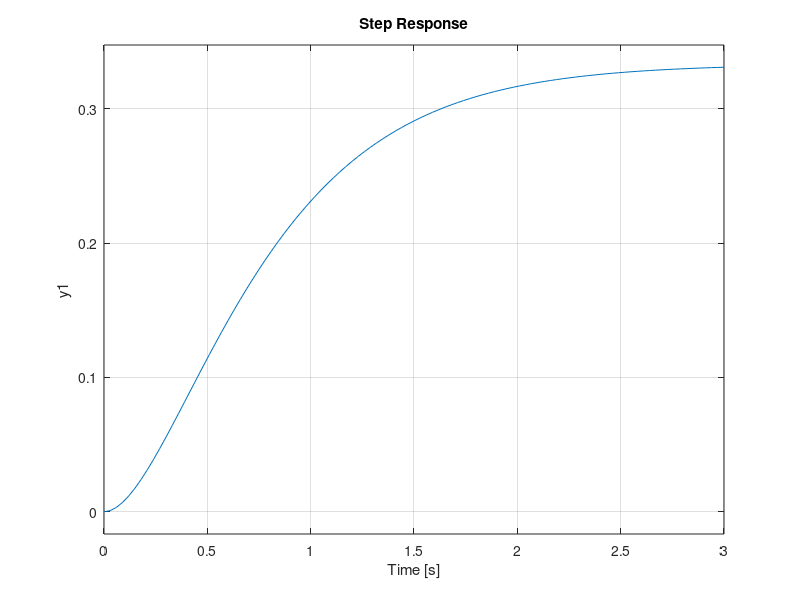

This figure's MATLAB source: (Note: this script raises an error after producing the figure.)
close all; clear; clc;

%% Pole Placement Design for Second-Order System

A = [-1, -2; 1, 0];
B = [2; 0];
C = [0, 1];
D = 0;

sys = ss(A, B, C, D);

figure(1)
hold on;
step(sys)

Pol = pole(sys);

p = [-1, -2];

K = place(A, B, p);
Acl = A-B*K;
syscl = ss(Acl, B, C, D);
Pcl = pole(syscl);

figure(1)
step(syscl)

p = [-2, -3];
K2 = place(A,B,p);
syscl2 = ss(A-B*K2,B,C,D);
figure(1);
step(syscl2);

stepinfo(syscl)
stepinfo(syscl2)

%% Pole Placement Observer Design
A = [-1, -0.75; 1, 0];
B = [1; 0];
C = [1, 1];
D = 0;

Plant = ss(A, B, C, D);

N = 250;
t = linspace(0,25,N);
u = [ones(N/2,1); zeros(N/2,1)];
x0 = [1;2];
[y,t,x] = lsim(Plant,u,t,x0);

figure(2)
plot(t,y);
title('Output');

L = place(A',C',[-2,-3])';

At = A-L*C;
Bt = [B,L];
Ct = [C;eye(2)];
sysObserver = ss(At,Bt,Ct,0);

[observerOutput,t] = lsim(sysObserver,[u,y],t);
yHat = observerOutput(:,1);
xHat = observerOutput(:,[2 3]);

figure;
plot(t,x);
hold on;
plot(t,xHat,'--');
legend('x_1','x_2','xHat_1','xHat_2')
title('Comparison - Actual vs. Estimated');